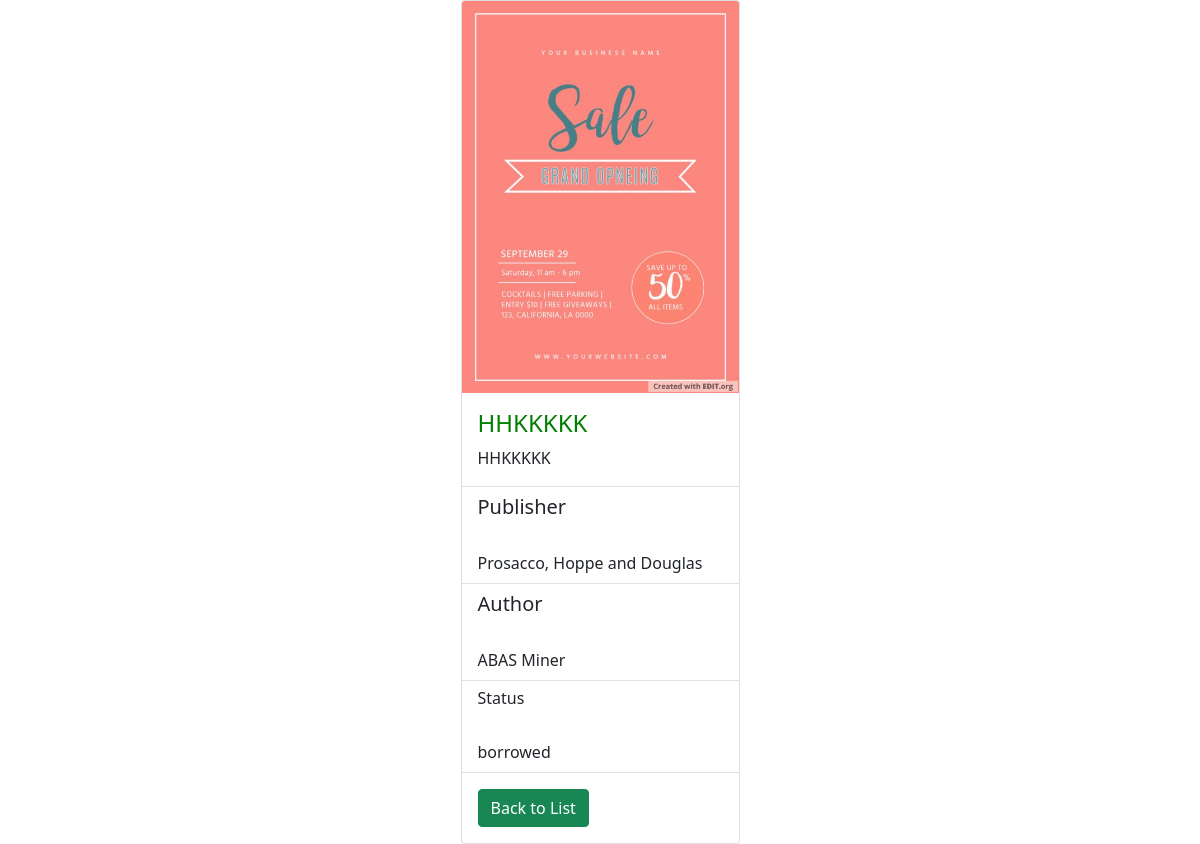
/mediadetail.php?id=1, run on an earlier commit of the app's database.
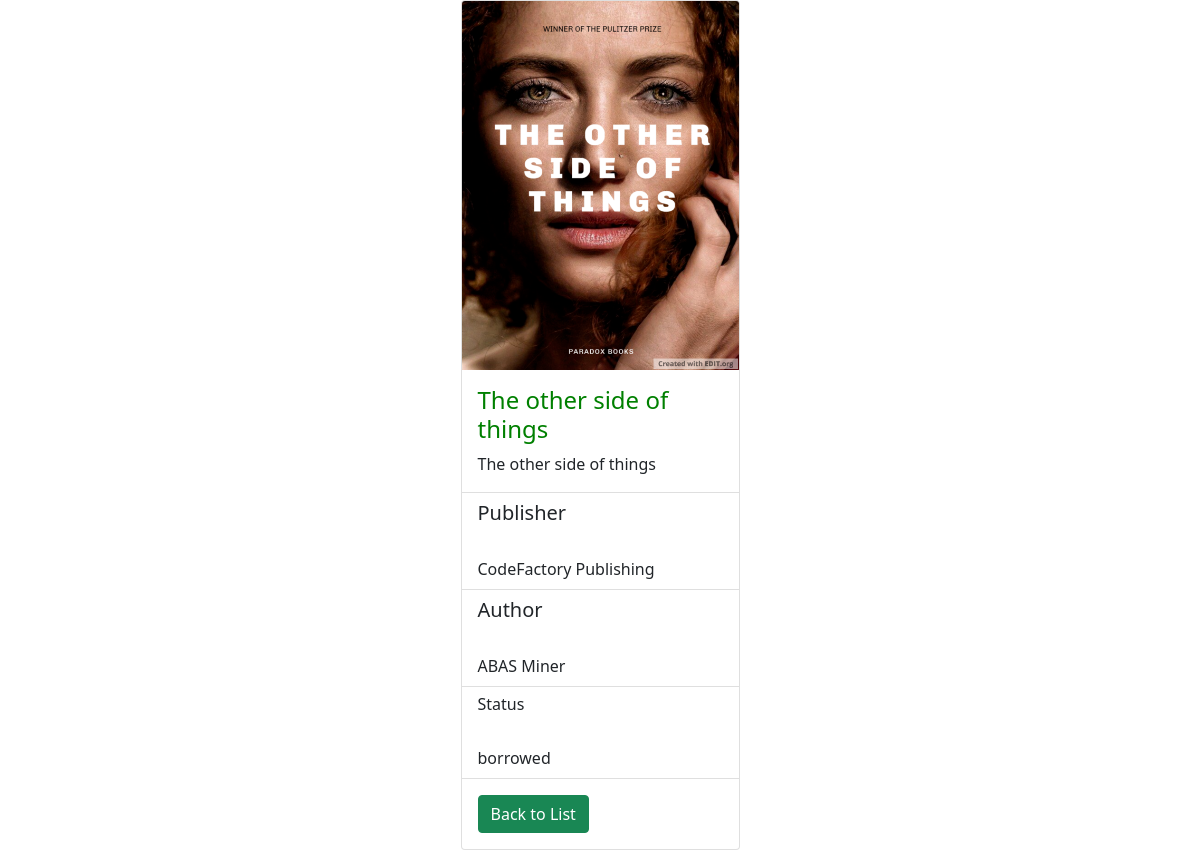
And on a later commit of the database.
### tables this page shows
CREATE TABLE `library_table` (
  `id` int(11) NOT NULL,
  `title` text NOT NULL,
  `image` varchar(255) DEFAULT NULL,
  `first_name` varchar(50) NOT NULL,
  `last_name` varchar(50) NOT NULL,
  `ISBN` varchar(50) NOT NULL,
  `description` text DEFAULT NULL,
  `publish_date` date NOT NULL,
  `publisher_name` varchar(50) NOT NULL,
  `type` varchar(4) DEFAULT NULL,
  `publisher_address` varchar(50) DEFAULT NULL,
  `publisher_size` varchar(6) DEFAULT NULL,
  `status` varchar(9) NOT NULL
);

### mediadetail.php (the view, shortened to what this page needs)
<?php
require_once 'actions/db_connect.php';
if ($_GET['id']) {
    $id = $_GET['id'];
    $sql = "SELECT * FROM library_table WHERE id = {$id}";
    $result = $connect->query($sql);
    if ($result->num_rows == 1) {
        $data = $result->fetch_assoc();
        $image = $data['image'];
        $title = $data['title'];
        $first_name = $data['first_name'];
        $last_name = $data['last_name'];
        $publisher_name = $data['publisher_name'];
        $status = $data['status'];
    } else {
        header("location: error.php");
    }
} else {
    header("location: error.php");
}
?>
<!DOCTYPE html>
<html lang="en">
<head>
    <?php require_once 'components/boot.php'?>
</head>
<body>
    <div class="container d-flex justify-content-center h-100">
        <div class="card" style="width: 25%;">
            <img src="image_collection/<?php echo $image ?>" class="card-img-top" alt="...">
            <div class="card-body">
                <h4 class="card-title" style="color:green"> <?php echo $title ?> </h4>
                <p class="card-text ">
                <?php echo $title ?>
                </p>
            </div>
            <ul class="list-group list-group-flush">
                <li class="list-group-item"><?php echo "<h5>Publisher</h5><br> ".$publisher_name  ?></li>
                <li class="list-group-item"><?php echo "<h5>Author</h5><br> ".$first_name." ".$last_name  ?></li>
                <li class="list-group-item"><?php echo "<h6>Status</h6><br> ".$status  ?></li>
            </ul>
            <div class="card-body">
                <a href="index.php" class="btn btn-success">Back to List</a>
            </div>
        </div>
    </div>
</body>
</html>

What changed in the data, as far as the page shows it:
changed library_table "ABAS": image: a different picture; title "HHKKKKK" → "The other side of things"; publisher_name "Prosacco, Hoppe and Douglas" → "CodeFactory Publishing"
